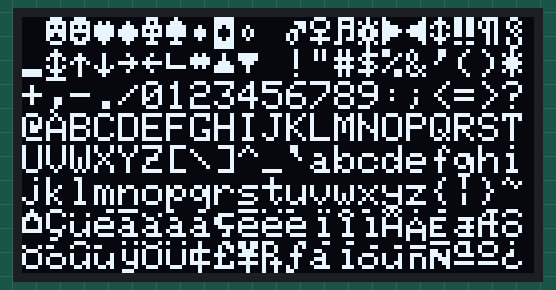
A sketch run on a simulated Arduino Uno, built with avr-gcc and run on an emulated ATmega328P. Parts: 128×64 one-colour display.

Above: at 0.2 s.
At 2.2 s:
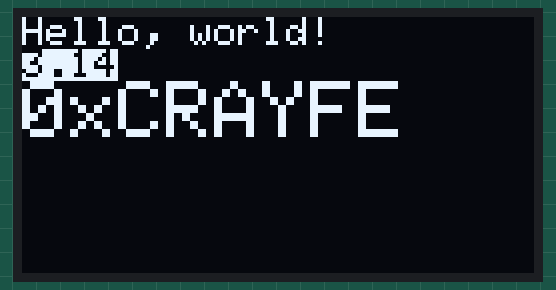

Measured:
- what the display in image 0 shows lasts 2.0 s, from 0.1 s to 2.1 s

The sketch:

test_ssd1306_Adafruit.ino
```cpp
/*
 * Es necesario tener instaladas las librerías Adafruit_GFX y Adafruit_SSD1306 para que el programa funcione
 */

#include <Wire.h>
#include <Adafruit_GFX.h>
#include <Adafruit_SSD1306.h>

#define SCREEN_WIDTH 128 // El ancho del display en pixeles
#define SCREEN_HEIGHT 64 // El alto del display en pixeles
#define OLED_RESET -1
#define SCREEN_ADDRESS 0x3C // La dirección i2c del display
Adafruit_SSD1306 display(SCREEN_WIDTH, SCREEN_HEIGHT, &Wire, OLED_RESET);

void setup(){
  display.begin(SSD1306_SWITCHCAPVCC, SCREEN_ADDRESS);
  display.clearDisplay();  //Borramos el splash screen de Adafruit
  display.display();
}

void loop(){
  display.clearDisplay();
  display.setTextSize(1);      // Normal 1:1 pixel
  display.setTextColor(SSD1306_WHITE);
  display.setCursor(0, 0);
  display.cp437(true);
  for(int16_t i=0; i<256; i++) {
    if(i == '\n') display.write(' ');
    else          display.write(i);
  }
  display.display();
  delay(2000);

  display.clearDisplay();
  display.setTextSize(1);// Normal 1:1 pixeL
  display.setTextColor(SSD1306_WHITE);
  display.setCursor(0,0);
  display.println(F("Hello, world!"));
  display.setTextColor(SSD1306_BLACK, SSD1306_WHITE);
  display.println(3.141592);
  display.setTextSize(2);
  display.setTextColor(SSD1306_WHITE);
  display.print(F("0x")); display.println("CRAYFE");
  display.display();
  delay(2000);
}
```
